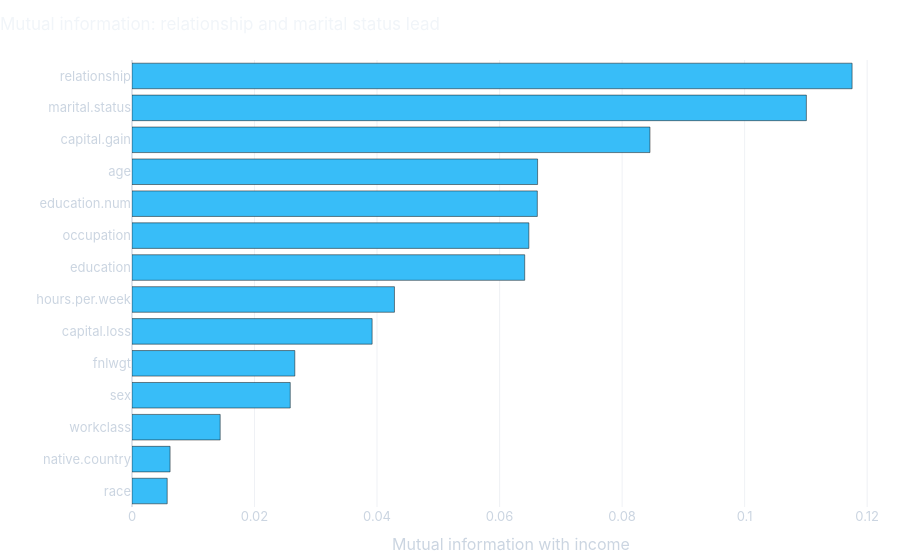

The notebook cell saved with this chart:
### Markdown cell above
That is the number to beat, or at least to match with fewer features. A simpler model that is nearly as accurate is usually the better model: cheaper to run, easier to explain, and less likely to break when the data shifts.

## 3. Statistical ranking: mutual information

**Mutual information** measures how much knowing a feature reduces uncertainty about the target. Zero means the feature tells you nothing about income; higher means it tells you more. It captures non-linear relationships, but it scores each feature on its own, so it cannot see that two features are redundant.

### Code cell
X_codes = X_train.copy()
for col in CATEGORICAL:
    X_codes[col] = X_codes[col].cat.codes

mi = pd.Series(
    mutual_info_classif(X_codes, y_train, discrete_features=[c in CATEGORICAL for c in FEATURES], random_state=RANDOM_STATE),
    index=FEATURES,
).sort_values()

mi_fig = px.bar(
    x=mi.values, y=mi.index, orientation="h",
    title="Mutual information: relationship and marital status lead",
    labels={"x": "Mutual information with income", "y": ""},
    color_discrete_sequence=[COLORS["Mutual information"]],
)
mi_fig.update_traces(hovertemplate="%{y}: %{x:.3f}<extra></extra>")
mi_fig.show()

### Figure 1 — Plotly figure (JSON) as saved in the notebook; plotly's stock layout.template omitted (floating-point values rounded to 4 significant figures)
{"data": [{"hovertemplate": "%{y}: %{x:.3f}<extra></extra>", "legendgroup": "", "marker": {"color": "#38bdf8", "pattern": {"shape": ""}}, "name": "", "orientation": "h", "showlegend": false, "textposition": "auto", "type": "bar", "x": [0.005747, 0.006216, 0.01439, 0.02583, 0.02658, 0.0392, 0.04284, 0.0641, 0.06478, 0.06616, 0.0662, 0.08455, 0.1101, 0.1175], "xaxis": "x", "y": ["race", "native.country", "workclass", "sex", "fnlwgt", "capital.loss", "hours.per.week", "education", "occupation", "education.num", "age", "capital.gain", "marital.status", "relationship"], "yaxis": "y"}], "layout": {"barmode": "relative", "legend": {"tracegroupgap": 0}, "title": {"text": "Mutual information: relationship and marital status lead"}, "xaxis": {"anchor": "y", "domain": [0.0, 1.0], "title": {"text": "Mutual information with income"}}, "yaxis": {"anchor": "x", "domain": [0.0, 1.0], "title": {"text": ""}}}}
